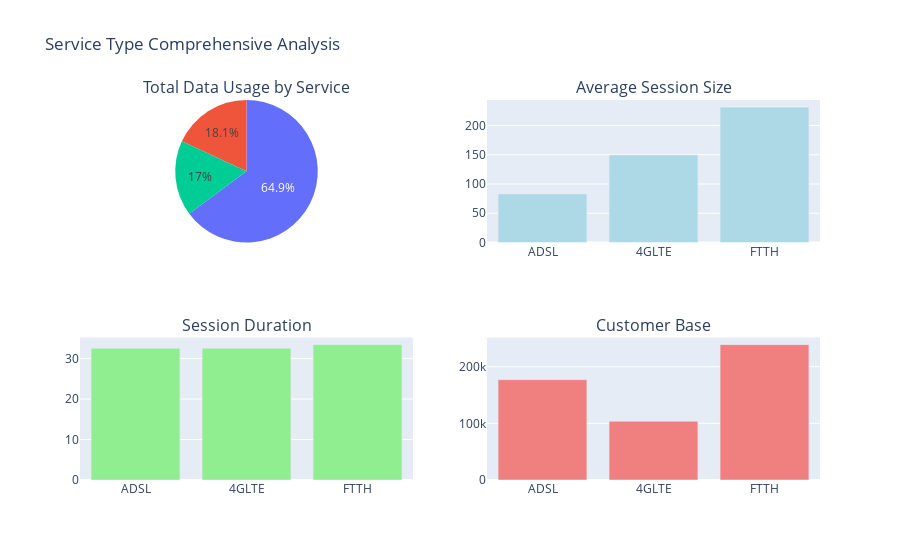

The cell this chart's notebook holds for it:
### Markdown cell above
## 6. Service Type Analysis
Service type comparison

### Code cell
service_analysis = spark.sql("""
    SELECT 
        service_type,
        COUNT(*) as total_cdrs,
        COUNT(DISTINCT customer_id) as unique_customers,
        SUM(CASE WHEN cdr_type = 'DATA' THEN data_volume_mb ELSE 0 END) / 1024 as total_data_gb,
        AVG(CASE WHEN cdr_type = 'DATA' THEN data_volume_mb ELSE NULL END) as avg_session_mb,
        PERCENTILE_APPROX(CASE WHEN cdr_type = 'DATA' THEN data_volume_mb ELSE NULL END, 0.5) as median_session_mb,
        MAX(CASE WHEN cdr_type = 'DATA' THEN data_volume_mb ELSE 0 END) as max_session_mb,
        AVG(CASE WHEN cdr_type = 'DATA' THEN duration_minutes ELSE NULL END) as avg_duration_min
    FROM fact_cdr_raw
    GROUP BY service_type
""").toPandas()

print("📊 Service Type Performance:")
print(service_analysis.round(2))

# Create comprehensive service comparison
fig = make_subplots(
    rows=2, cols=2,
    subplot_titles=('Total Data Usage by Service', 'Average Session Size',
                    'Session Duration', 'Customer Base'),
    specs=[[{"type": "pie"}, {"type": "bar"}],
           [{"type": "bar"}, {"type": "bar"}]]
)

# Total data usage pie
fig.add_trace(
    go.Pie(labels=service_analysis['service_type'], 
           values=service_analysis['total_data_gb'],
           name='Data Usage'),
    row=1, col=1
)

# Average session size
fig.add_trace(
    go.Bar(x=service_analysis['service_type'], 
           y=service_analysis['avg_session_mb'],
           name='Avg Session', marker_color='lightblue'),
    row=1, col=2
)

# Session duration
fig.add_trace(
    go.Bar(x=service_analysis['service_type'], 
           y=service_analysis['avg_duration_min'],
           name='Duration', marker_color='lightgreen'),
    row=2, col=1
)

# Customer base
fig.add_trace(
    go.Bar(x=service_analysis['service_type'], 
           y=service_analysis['unique_customers'],
           name='Customers', marker_color='lightcoral'),
    row=2, col=2
)

fig.update_layout(height=800, showlegend=False, 
                  title_text="Service Type Comprehensive Analysis")
fig.show()

### Figure 1 — Plotly figure (JSON) as saved in the notebook; plotly's stock layout.template omitted (floating-point values rounded to 4 significant figures)
{"data": [{"domain": {"x": [0, 0.45], "y": [0.625, 1]}, "labels": ["ADSL", "4GLTE", "FTTH"], "name": "Data Usage", "type": "pie", "values": [20770000.0, 22070000.0, 79060000.0]}, {"marker": {"color": "lightblue"}, "name": "Avg Session", "type": "bar", "x": ["ADSL", "4GLTE", "FTTH"], "xaxis": "x", "y": [82.97, 149.7, 231.4], "yaxis": "y"}, {"marker": {"color": "lightgreen"}, "name": "Duration", "type": "bar", "x": ["ADSL", "4GLTE", "FTTH"], "xaxis": "x2", "y": [32.5, 32.5, 33.42], "yaxis": "y2"}, {"marker": {"color": "lightcoral"}, "name": "Customers", "type": "bar", "x": ["ADSL", "4GLTE", "FTTH"], "xaxis": "x3", "y": [177184, 103700, 239028], "yaxis": "y3"}], "layout": {"annotations": [{"font": {"size": 16}, "showarrow": false, "text": "Total Data Usage by Service", "x": 0.225, "xanchor": "center", "xref": "paper", "y": 1, "yanchor": "bottom", "yref": "paper"}, {"font": {"size": 16}, "showarrow": false, "text": "Average Session Size", "x": 0.775, "xanchor": "center", "xref": "paper", "y": 1, "yanchor": "bottom", "yref": "paper"}, {"font": {"size": 16}, "showarrow": false, "text": "Session Duration", "x": 0.225, "xanchor": "center", "xref": "paper", "y": 0.375, "yanchor": "bottom", "yref": "paper"}, {"font": {"size": 16}, "showarrow": false, "text": "Customer Base", "x": 0.775, "xanchor": "center", "xref": "paper", "y": 0.375, "yanchor": "bottom", "yref": "paper"}], "autosize": true, "showlegend": false, "title": {"text": "Service Type Comprehensive Analysis"}, "xaxis": {"anchor": "y", "autorange": true, "domain": [0.55, 1], "range": [-0.5, 2.5], "type": "category"}, "xaxis2": {"anchor": "y2", "autorange": true, "domain": [0, 0.45], "range": [-0.5, 2.5], "type": "category"}, "xaxis3": {"anchor": "y3", "autorange": true, "domain": [0.55, 1], "range": [-0.5, 2.5], "type": "category"}, "yaxis": {"anchor": "x", "autorange": true, "domain": [0.625, 1], "range": [0, 243.6], "type": "linear"}, "yaxis2": {"anchor": "x2", "autorange": true, "domain": [0, 0.375], "range": [0, 35.18], "type": "linear"}, "yaxis3": {"anchor": "x3", "autorange": true, "domain": [0, 0.375], "range": [0, 251600.0], "type": "linear"}}}
